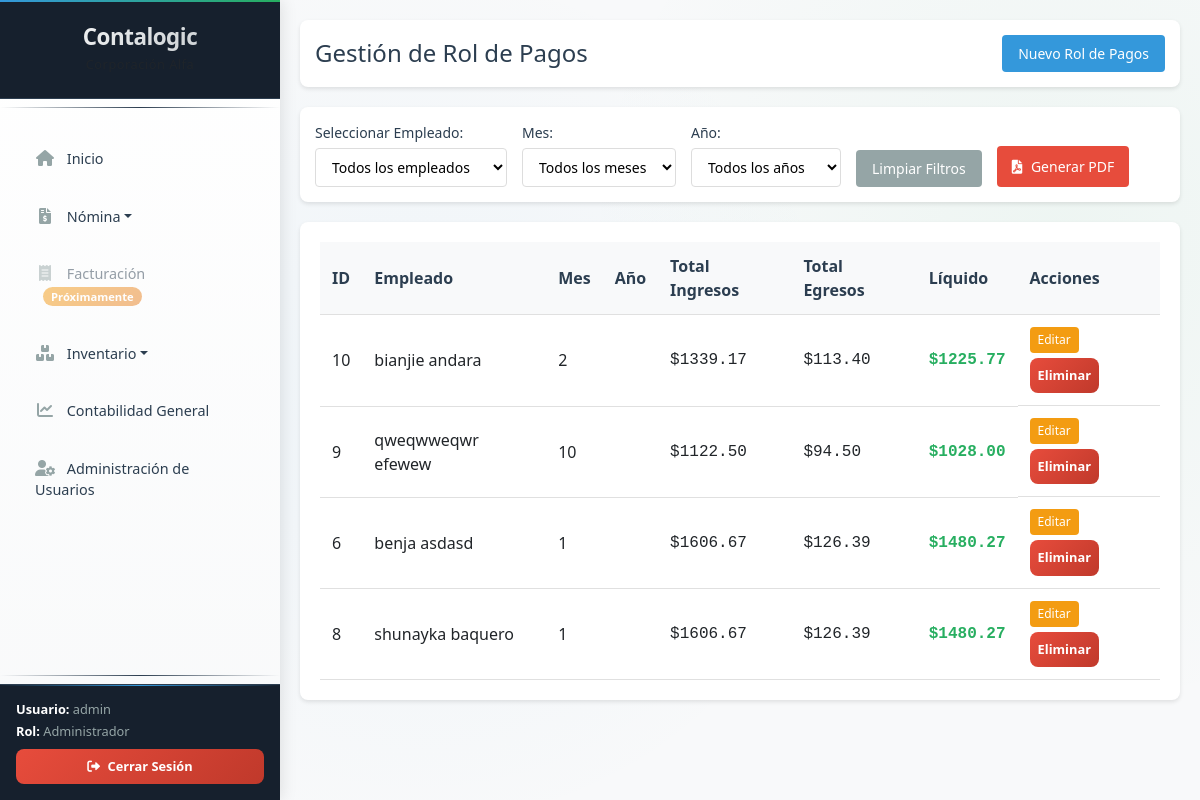
The app's page /rol_pagos (signed in) with its own data.
### tables this page shows
CREATE TABLE rol_pagos (
        id INTEGER PRIMARY KEY AUTOINCREMENT,
        empleado_id INTEGER NOT NULL,
        dia INTEGER DEFAULT 1,
        mes INTEGER NOT NULL,
        año INTEGER NOT NULL,
        sueldo REAL NOT NULL,
        dias_trabajo REAL DEFAULT 0,
        bonificacion REAL DEFAULT 0,
        transporte REAL DEFAULT 0,
        alimentacion REAL DEFAULT 0,
        horas_extras REAL DEFAULT 0,
        tipo_horas_extras TEXT DEFAULT 'Ordinarias',
        valor_horas_extras REAL DEFAULT 0,
        decimo_tercero REAL DEFAULT 0,
        decimo_cuarto REAL DEFAULT 0,
        fondos_reserva REAL DEFAULT 0,
        otros_ingresos REAL DEFAULT 0,
        iess REAL DEFAULT 0,
        prestamos_iess REAL DEFAULT 0,
        impuesto_renta REAL DEFAULT 0,
        seguro_privado REAL DEFAULT 0,
        comisariato REAL DEFAULT 0,
        aporte_patronal REAL DEFAULT 0,
        total_ingresos REAL DEFAULT 0,
        total_egresos REAL DEFAULT 0,
        liquido_pagar REAL DEFAULT 0,
        fecha_generacion TIMESTAMP DEFAULT CURRENT_TIMESTAMP,
        FOREIGN KEY (empleado_id) REFERENCES empleados (id)
    );

### app.py (the view)
@app.route('/rol_pagos')
@login_required
def rol_pagos():
    empleado_id = request.args.get('empleado_id', '')
    mes = request.args.get('mes', '')
    ano = request.args.get('ano', '')
    query = """
    SELECT rp.*, e.nombres || ' ' || e.apellidos as empleado_nombre, e.id as empleado_id
    FROM rol_pagos rp
    JOIN empleados e ON rp.empleado_id = e.id
    WHERE e.activo = 1
    """
    params = []
    if empleado_id:
        query += " AND rp.empleado_id = ?"
        params.append(int(empleado_id))
    if mes:
        query += " AND rp.mes = ?"
        params.append(int(mes))
    if ano:
        query += " AND rp.año = ?"
        params.append(int(ano))
    query += " ORDER BY rp.año DESC, rp.mes DESC, e.apellidos, e.nombres"
    conn = get_db_connection()
    cursor = conn.cursor()
    cursor.execute(query, params)
    roles = cursor.fetchall()
    cursor.execute("SELECT id, nombres, apellidos FROM empleados WHERE activo = 1 ORDER BY apellidos, nombres")
    empleados = cursor.fetchall()
    conn.close()
    now = datetime.now()
    return render_template('rol_pagos.html',
                         roles=roles,
                         empleados=empleados,
                         current_day=now.day,
                         current_month=now.month,
                         current_year=now.year)

### app.py (called while the page is built)
def login_required(f):
    @wraps(f)
    def decorated_function(*args, **kwargs):
        if 'logged_in' not in session:
            return redirect(url_for('login'))
        return f(*args, **kwargs)
    return decorated_function

### database.py (called while the page is built)
def get_db_connection():
    conn = sqlite3.connect('contalogic.db')
    conn.row_factory = sqlite3.Row
    return conn

### templates/rol_pagos.html (shortened to what this page needs)
{% extends "base.html" %}
{% block css_files %}
<link rel="stylesheet" href="{{ url_for('static', filename='css/rol_pagos.css') }}">
{% endblock %}
{% block content %}
<div class="page-content">
    <div class="page-header">
        <h2>Gestión de Rol de Pagos</h2>
        <button class="btn btn-primary" onclick="openModal('newRolModal')">Nuevo Rol de Pagos</button>
    </div>
    <div class="filters-container">
        <div class="filter-group">
            <label for="empleado">Seleccionar Empleado:</label>
            <select id="empleado" onchange="filterByEmpleado()">
                <option value="">Todos los empleados</option>
            </select>
        </div>
        <div class="filter-group">
            <label for="mes">Mes:</label>
            <select id="mes" onchange="filterByPeriodo()">
                <option value="">Todos los meses</option>
            </select>
        </div>
        <div class="filter-group">
            <label for="ano">Año:</label>
            <select id="ano" onchange="filterByPeriodo()">
                <option value="">Todos los años</option>
            </select>
        </div>
        <button class="btn btn-secondary" onclick="clearFilters()">Limpiar Filtros</button>
        <button class="btn btn-pdf" onclick="generarPDF()">
            <i class="fas fa-file-pdf"></i> Generar PDF
        </button>
    </div>
    <div class="table-container">
        <table class="data-table" id="rolesTable">
            <thead>
                <tr>
                    <th>ID</th>
                    <th>Empleado</th>
                    <th>Mes</th>
                    <th>Año</th>
                    <th>Total Ingresos</th>
                    <th>Total Egresos</th>
                    <th>Líquido</th>
                    <th>Acciones</th>
                </tr>
            </thead>
            <tbody>
                {% for rol in roles %}
                <tr data-id="{{ rol.id }}" data-empleado="{{ rol.empleado_id }}">
                    <td>{{ rol.id }}</td>
                    <td>{{ rol.empleado_nombre }}</td>
                    <td>{{ rol.mes }}</td>
                    <td>{{ rol.ano }}</td>
                    <td class="currency">${{ "%.2f"|format(rol.total_ingresos or 0) }}</td>
                    <td class="currency">${{ "%.2f"|format(rol.total_egresos or 0) }}</td>
                    <td class="currency highlight">${{ "%.2f"|format(rol.liquido_pagar or 0) }}</td>
                    <td class="actions">
                        <button class="btn btn-sm btn-warning" onclick="editRol({{ rol.id }})">Editar</button>
                        <button class="btn btn-sm btn-danger" onclick="deleteRol({{ rol.id }})">Eliminar</button>
                    </td>
                </tr>
                {% endfor %}
            </tbody>
        </table>
    </div>
</div>
{% endblock %}

### static/css/sidebar.css (style rules this page uses)
:root { --sidebar-bg: #1e2a3a; --sidebar-header-bg: #16202d; --sidebar-hover: #2a3a4d; --sidebar-active: #3498db; --sidebar-border: #2d3e50; --text-primary: #ecf0f1; --text-secondary: #95a5a6; --text-muted: #7f8c8d; --accent-color: #3498db; --success-color: #27ae60; --danger-color: #e74c3c; --warning-color: #f39c12; }
.btn-danger { background: linear-gradient(135deg, var(--danger-color), #c0392b) !important; border: none !important; border-radius: 8px !important; padding: 0.5rem !important; font-size: 0.8rem !important; font-weight: 600 !important; transition: all 0.3s ease !important; position: relative; overflow: hidden; }
.btn-danger::before { content: ''; position: absolute; top: 50%; left: 50%; width: 0; height: 0; background: rgba(255, 255, 255, 0.2); border-radius: 50%; transition: all 0.3s ease; transform: translate(-50%, -50%); }
body { margin: 0 !important; padding: 0 !important; overflow-x: hidden; }

### static/css/rol_pagos.css (style rules this page uses)
.page-header { display: flex; justify-content: space-between; align-items: center; margin-bottom: 20px; padding: 15px; background: white; border-radius: 8px; box-shadow: 0 2px 4px rgba(0, 0, 0, 0.1); }
.page-header h2 { margin: 0; color: #2c3e50; font-size: 24px; }
.filters-container { display: flex; gap: 15px; align-items: end; margin-bottom: 20px; padding: 15px; background: white; border-radius: 8px; box-shadow: 0 2px 4px rgba(0, 0, 0, 0.1); flex-wrap: wrap; }
.filter-group { display: flex; flex-direction: column; min-width: 150px; }
.filter-group label { margin-bottom: 5px; font-weight: 500; color: #2c3e50; font-size: 14px; }
.filter-group select { padding: 8px 12px; border: 1px solid #ddd; border-radius: 4px; font-size: 14px; background-color: white; }
.table-container { background: white; border-radius: 8px; padding: 20px; box-shadow: 0 2px 4px rgba(0, 0, 0, 0.1); overflow-x: auto; margin-bottom: 20px; }
.data-table { width: 100%; border-collapse: collapse; }
.data-table th, .data-table td { padding: 12px; text-align: left; border-bottom: 1px solid #e0e0e0; }
.data-table th { background-color: #f8f9fa; font-weight: 600; color: #2c3e50; position: sticky; top: 0; cursor: pointer; }
.currency { text-align: right; font-family: 'Courier New', monospace; font-weight: 500; }
.highlight { font-weight: bold; color: #27ae60; }
.actions { display: flex; gap: 5px; flex-wrap: wrap; }
.btn { padding: 8px 16px; border: none; border-radius: 4px; cursor: pointer; font-size: 14px; font-weight: 500; transition: all 0.3s ease; text-decoration: none; display: inline-block; text-align: center; }
.btn-primary { background-color: #3498db; color: white; }
.btn-secondary { background-color: #95a5a6; color: white; }
.btn-warning { background-color: #f39c12; color: white; }
.btn-danger { background-color: #e74c3c; color: white; }
.btn-sm { padding: 4px 8px; font-size: 12px; }
.btn-pdf { background-color: #e74c3c; color: white; border: none; padding: 10px 15px; border-radius: 4px; cursor: pointer; font-size: 14px; transition: background-color 0.3s; }
.btn-pdf i { margin-right: 5px; }

### records on screen
rol_pagos: id "10", empleado_nombre "bianjie andara", mes "2", total_ingresos "1339.17", total_egresos "113.40", liquido_pagar "1225.77"
rol_pagos: id "9", empleado_nombre "qweqwweqwr efewew", mes "10", total_ingresos "1122.50", total_egresos "94.50", liquido_pagar "1028.00"
rol_pagos: id "6", empleado_nombre "benja asdasd", mes "1", total_ingresos "1606.67", total_egresos "126.39", liquido_pagar "1480.27"
rol_pagos: id "8", empleado_nombre "shunayka baquero", mes "1", total_ingresos "1606.67", total_egresos "126.39", liquido_pagar "1480.27"

### other values on screen
{{ session.username }} "admin"
{{ session.user_role }} "Administrador"
